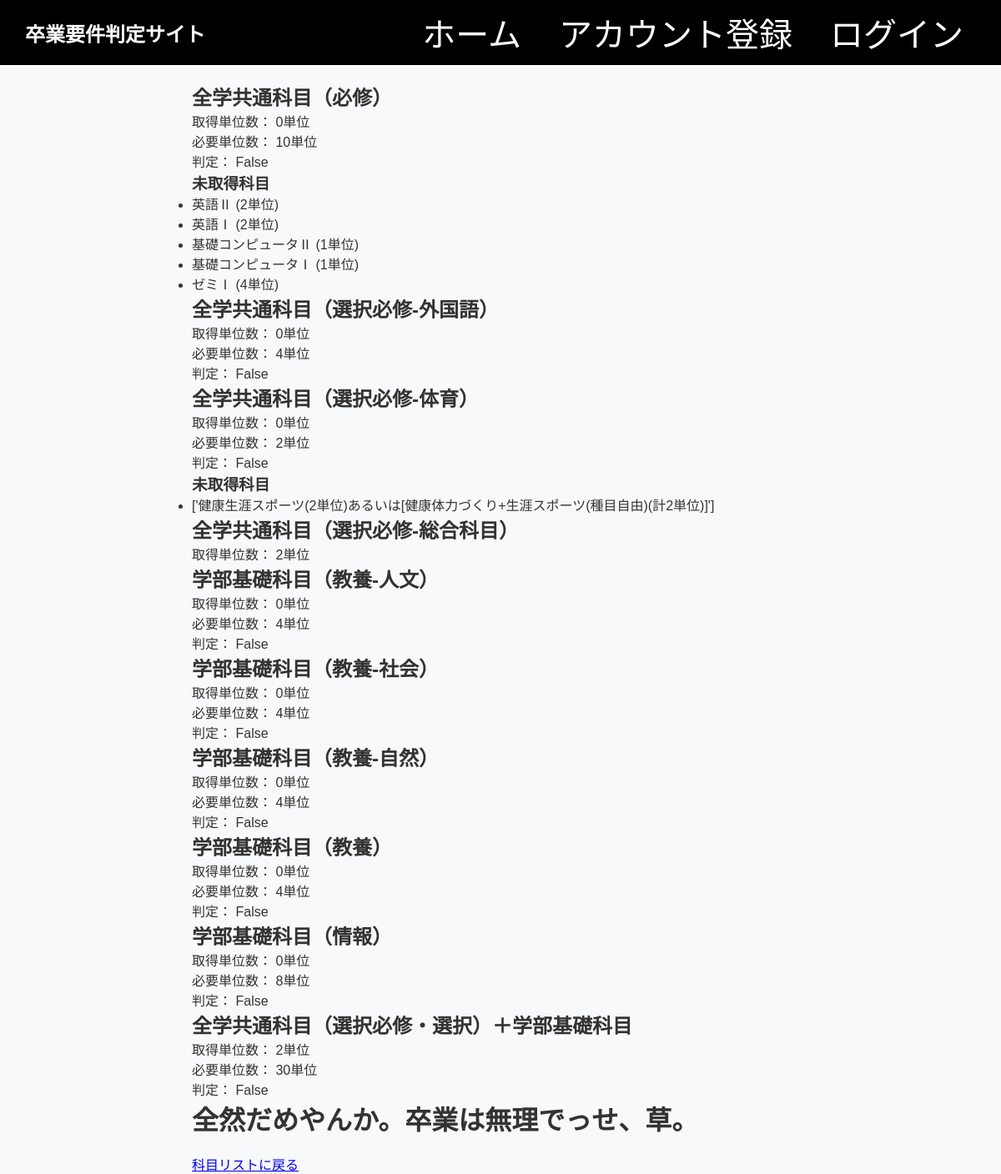
Page /hantei/judgement/ on the committed database.
### hantei/models.py (models this page shows, shortened)
class SubjectTable(models.Model):
    id = models.CharField(max_length=8, primary_key=True, verbose_name='科目コード')
    name = models.CharField(max_length=50, verbose_name='科目名')
    assigned_year = models.PositiveIntegerField(verbose_name='配当年次')
    credits = models.PositiveIntegerField(verbose_name='単位数')
    category1 = models.CharField(max_length=4, verbose_name='判定区分1')
    category2 = models.CharField(max_length=4, verbose_name='判定区分2', blank=True)
    category3 = models.CharField(max_length=4, verbose_name='判定区分3',blank=True)
    pe_flag = models.CharField(max_length=4, verbose_name='体育フラグ', blank=True)
    ab_flag = models.CharField(max_length=4, verbose_name='A/Bフラグ', blank=True)
    foreign_student_flag = models.BooleanField(default=False, verbose_name='留学生科目',)
    pre_sub = models.CharField(max_length=8, verbose_name='前提科目', blank=True)

### hantei/views.py (the view)
# urls.py: path('judgement/', views.judgement, name='judgement'), # 判定画面のurlを追加
def judgement(request):
    judge_common = JudgeCommon()
    judge_ge = JudgeCommon.JudgeGE()
    not_acquired_subjects_cat1, acquired_credits_cat1, required_cat1, judge_flag1 = judge_common.judge_cat1()
    acquired_credits_cat2, required_cat2, judge_flag2 = judge_ge.judge_cat2()
    not_acquired_subjects_cat3, acquired_credits_cat3, required_cat3, judge_flag3 = judge_ge.judge_cat3()
    acquired_credits_cat4, acquired_credits_cat5 = judge_ge.judge_cat4_and_cat5()
    acquired_credits_cat6, required_cat6, judge_flag4 = judge_ge.judge_cat6()
    acquired_credits_cat7, required_cat7, judge_flag5 = judge_ge.judge_cat7()
    acquired_credits_cat8, required_cat8, judge_flag6, excess_ge, excess_ge_required, judge_flag7 = judge_ge.judge_cat8()
    acquired_credits_cat9, required_cat9, judge_flag8 = judge_ge.judge_cat9()
    acquired_credits_common, subtotal_required, judge_flag9 = judge_ge.judge_subtotal_common()
    context = {
        'not_acquired_subjects_cat1': not_acquired_subjects_cat1,
        'acquired_credits_cat1': acquired_credits_cat1,
        'required_cat1': required_cat1,
        'judge_flag1': judge_flag1,
        'acquired_credits_cat2': acquired_credits_cat2,
        'required_cat2': required_cat2,
        'judge_flag2': judge_flag2,
        'not_acquired_subjects_cat3': not_acquired_subjects_cat3,
        'acquired_credits_cat3': acquired_credits_cat3,
        'required_cat3': required_cat3,
        'judge_flag3': judge_flag3,
        'acquired_credits_cat4': acquired_credits_cat4,
        'acquired_credits_cat5': acquired_credits_cat5,
        'acquired_credits_cat6': acquired_credits_cat6,
        'required_cat6': required_cat6,
        'judge_flag4': judge_flag4,
        'acquired_credits_cat7': acquired_credits_cat7,
        'required_cat7': required_cat7,
        'judge_flag5': judge_flag5,
        'acquired_credits_cat8': acquired_credits_cat8,
        'required_cat8': required_cat8,
        'judge_flag6': judge_flag6,
        'excess_ge': excess_ge,
        'excess_ge_required': excess_ge_required,
        'judge_flag7': judge_flag7,
        'acquired_credits_cat9': acquired_credits_cat9,
        'required_cat9': required_cat9,
        'judge_flag8': judge_flag8,
        'acquired_credits_common': acquired_credits_common,
        'subtotal_required': subtotal_required,
        'judge_flag9': judge_flag9
    }
    return render(request, 'judgement.html', context)

### hantei/views.py (called while the page is built)
    def judge_cat1(self):
        all_required_subjects = SubjectTable.objects.filter(category1=1, foreign_student_flag=False)
        acquired_subjects_of_cat1 = AcquiredCredits.objects.filter(subject__category1=1)
        not_acquired_subjects_cat1 = set(all_required_subjects) - set([acq.subject for acq in acquired_subjects_of_cat1])
        acquired_credits_cat1 = sum(acq.subject.credits for acq in acquired_subjects_of_cat1)
        required_cat1 = 0 # 不足単位数を記録する変数
        if acquired_credits_cat1 == 10:
            judge_flag1 = True # 各判定項目ごとに判定フラグに結果を代入
        else:
            judge_flag1 = False
            required_cat1 = 10 - acquired_credits_cat1 # 要件未達の場合は不足単位数を算出
        return not_acquired_subjects_cat1, acquired_credits_cat1, required_cat1, judge_flag1

        def judge_cat2(self):
            acquired_subjects_of_cat2 = AcquiredCredits.objects.filter(subject__category1=2)
            acquired_credits_cat2 = sum(acq.subject.credits for acq in acquired_subjects_of_cat2)
            self.subtotal_common += acquired_credits_cat2
            required_cat2 = 0
            if acquired_credits_cat2 >= 4:
                judge_flag2 = True
            else:
                judge_flag2 = False
                required_cat2 = 4 - acquired_credits_cat2
            self.subtotal_required += required_cat2
            return acquired_credits_cat2, required_cat2, judge_flag2

        def judge_cat4_and_cat5(self):
            acquired_subjects_of_cat4 = AcquiredCredits.objects.filter(subject__category1=4)
            acquired_credits_cat4 = sum(acq.subject.credits for acq in acquired_subjects_of_cat4)
            acquired_subjects_of_cat5 = AcquiredCredits.objects.filter(subject__category1=5)
            acquired_credits_cat5 = sum(acq.subject.credits for acq in acquired_subjects_of_cat5)
            self.subtotal_common += (acquired_credits_cat4 + acquired_credits_cat5)
            return acquired_credits_cat4, acquired_credits_cat5

### hantei/templates/judgement.html
{% extends 'base.html' %}
{% block content %}
<div class="container">
    <h2>全学共通科目（必修）</h2>
    <p>取得単位数： {{ acquired_credits_cat1 }}単位</p>
    <p>必要単位数： {{ required_cat1 }}単位</p>
    <p>判定： {{ judge_flag1 }}</p>
    {% if not_acquired_subjects_cat1 %}
    <h3>未取得科目</h3>
    <ul>
        {% for subject in not_acquired_subjects_cat1 %}
        <li>{{ subject.name }} ({{ subject.credits }}単位)</li>
        {% endfor %}
    </ul>
    {% else %}
    <p>すべての単位を取得済みです。</p>
    {% endif %}
</div>
<div class="container">
    <h2>全学共通科目（選択必修-外国語）</h2>
    <p>取得単位数： {{ acquired_credits_cat2 }}単位</p>
    <p>必要単位数： {{ required_cat2 }}単位</p>
    <p>判定： {{ judge_flag2 }}</p>
</div>
<div class="container">
    <h2>全学共通科目（選択必修-体育）</h2>
    <p>取得単位数： {{ acquired_credits_cat3 }}単位</p>
    <p>必要単位数： {{ required_cat3 }}単位</p>
    <p>判定： {{ judge_flag3 }}</p>
    {% if not_acquired_subjects_cat3 %}
    <h3>未取得科目</h3>
    <ul>
        <li>{{ not_acquired_subjects_cat3 }}</li>
    </ul>
    {% endif %}
</div>
<div class="container">
    <h2>全学共通科目（選択必修-総合科目）</h2>
    <p>取得単位数： {{ acquired_credits_cat4 }}単位</p>
</div>
<div class="container">
    <h2>学部基礎科目（教養-人文）</h2>
    <p>取得単位数： {{ acquired_credits_cat6 }}単位</p>
    <p>必要単位数： {{ required_cat6 }}単位</p>
    <p>判定： {{ judge_flag4 }}</p>
</div>
<div class="container">
    <h2>学部基礎科目（教養-社会）</h2>
    <p>取得単位数： {{ acquired_credits_cat7 }}単位</p>
    <p>必要単位数： {{ required_cat7 }}単位</p>
    <p>判定： {{ judge_flag5 }}</p>
</div>
<div class="container">
    <h2>学部基礎科目（教養-自然）</h2>
    <p>取得単位数： {{ acquired_credits_cat8 }}単位</p>
    <p>必要単位数： {{ required_cat8 }}単位</p>
    <p>判定： {{ judge_flag6 }}</p>
</div>
<div class="container">
    <h2>学部基礎科目（教養）</h2>
    <p>取得単位数： {{ excess_ge }}単位</p>
    <p>必要単位数： {{ excess_ge_required }}単位</p>
    <p>判定： {{ judge_flag7 }}</p>
</div>
<div class="container">
    <h2>学部基礎科目（情報）</h2>
    <p>取得単位数： {{ acquired_credits_cat9 }}単位</p>
    <p>必要単位数： {{ required_cat9 }}単位</p>
    <p>判定： {{ judge_flag8 }}</p>
</div>
<div class="container">
    <h2>全学共通科目（選択必修・選択）＋学部基礎科目</h2>
    <p>取得単位数： {{ acquired_credits_common }}単位</p>
    <p>必要単位数： {{ subtotal_required }}単位</p>
    <p>判定： {{ judge_flag9 }}</p>
</div>
{% if acquired_credits_cat1 <= 5 or acquired_credits_common <= 10 %}
<h1>全然だめやんか。卒業は無理でっせ、草。</h1>
{% elif acquired_credits_cat1 <= 7 or acquired_credits_common <= 16 %}
<h1>ぼちぼちやな。もう少し頑張りなはれ。</h1>
{% else %}
<h1>順調でんな。その調子でっせ。</h1>
{% endif %}
<a href="{% url 'hantei:subject_list' %}">科目リストに戻る</a>
{% endblock %}

### hantei/templates/base.html (shortened to what this page needs)
<!DOCTYPE html>
<html lang="ja">
<head>
    {% load static %}
    <link rel="stylesheet" href="{% static 'css/style.css' %}">
</head>
<body>
    <header>
        <h1>卒業要件判定サイト</h1>
        <nav id="nav-menu" class="hidden">
            <ul>
                <li><a href="{% url 'home' %}">ホーム</a></li>
                {% if user.is_authenticated %}
                    <li>こんにちは、{{ user.username }}さん</li>
                    <li><a href="{% url 'profile' %}">プロフィール</a></li>
                    <form method="post" action="{% url 'logout' %}">
                        {% csrf_token %}
                        <button type="submit">ログアウト</button>
                    </form>
                {% else %}
                    <li><a href="{% url 'signup' %}">アカウント登録</a></li>
                    <li><a href="{% url 'login' %}">ログイン</a></li>
                {% endif %}
            </ul>
        </nav>
    </header>
    <main>
        {% block content %}{% endblock %}
    </main>
</body>
</html>

### static/css/style.css (style rules this page uses)
* { margin: 0; padding: 0; box-sizing: border-box; }
body { font-family: Arial, sans-serif; background-color: #f8f9fa; color: #333; }
header { background-color: #343a40; color: white; padding: 10px 20px; display: flex; align-items: center; justify-content: space-between; position: relative; }
header h1 { font-size: 24px; margin: 0; }
nav { display: flex; align-items: center; }
nav ul { list-style: none; display: flex; gap: 15px; }
nav ul li a { color: white; text-decoration: none; padding: 8px 15px; border-radius: 5px; transition: background-color 0.3s ease; }
main { padding: 20px; max-width: 800px; margin: 0 auto; }

### hantei/templates/base.html (style rules this page uses)
* { margin: 0; }
body { color: #333; }
body > header { font-size: 40px; background-color: #000; color: #fff; padding: 10px 30px; }
main { margin-top: 20px; padding: 0 30px; }
main > h1 { margin-bottom: 20px; }

### rows in the picture
SubjectTable: name "英語Ⅱ", credits "2"
SubjectTable: name "英語Ⅰ", credits "2"
SubjectTable: name "基礎コンピュータⅡ", credits "1"
SubjectTable: name "基礎コンピュータⅠ", credits "1"
SubjectTable: name "ゼミⅠ", credits "4"

### other values in the picture
{{ acquired_credits_cat1 }} "0"
{{ required_cat1 }} "10"
{{ judge_flag1 }} "False"
{{ acquired_credits_cat2 }} "0"
{{ required_cat2 }} "4"
{{ judge_flag2 }} "False"
{{ acquired_credits_cat3 }} "0"
{{ required_cat3 }} "2"
{{ judge_flag3 }} "False"
{{ not_acquired_subjects_cat3 }} "['健康生涯スポーツ(2単位)あるいは[健康体力づくり+生涯スポーツ(種目自由)(計2単位)]']"
{{ acquired_credits_cat4 }} "2"
{{ acquired_credits_cat6 }} "0"
{{ required_cat6 }} "4"
{{ judge_flag4 }} "False"
{{ acquired_credits_cat7 }} "0"
